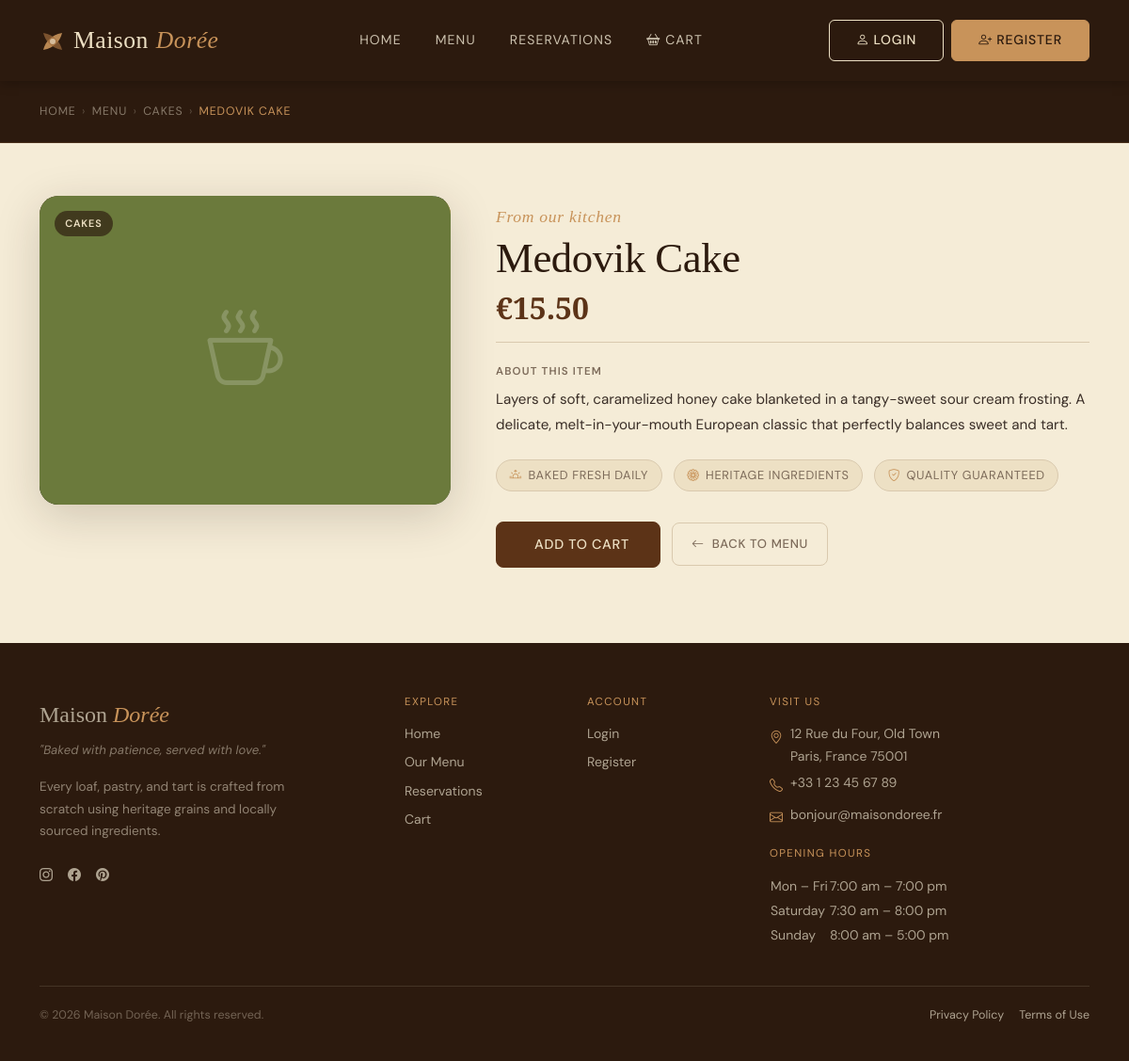
Screenshot of /product_details.php?id=26 with the database file from the repository.
### tables this page shows
CREATE TABLE `products` (
  `id` int(11) NOT NULL,
  `category_id` int(11) DEFAULT NULL,
  `name` varchar(100) NOT NULL,
  `description` text DEFAULT NULL,
  `price` decimal(10,2) NOT NULL,
  `image_url` varchar(255) DEFAULT NULL
);

CREATE TABLE `categories` (
  `id` int(11) NOT NULL,
  `name` varchar(50) NOT NULL
);

### db_connect.php (called while the page is built, shortened)
<?php
function db(): PDO {
    static $pdo = null;
    $dsn = sprintf('mysql:host=%s;port=%s;dbname=%s;charset=%s', DB_HOST, DB_PORT, DB_NAME, DB_CHARSET);
    $options = [
        PDO::ATTR_ERRMODE            => PDO::ERRMODE_EXCEPTION,
        PDO::ATTR_DEFAULT_FETCH_MODE => PDO::FETCH_ASSOC,
        PDO::ATTR_EMULATE_PREPARES   => false,
    ];
    try {
        $pdo = new PDO($dsn, DB_USER, DB_PASS, $options);
    } catch (PDOException $e) {
        error_log($e->getMessage());
        exit('Connection failed.');
    }
    return $pdo;
}
function db_fetch_one(string $sql, array $params = []): ?array {
    $stmt = db()->prepare($sql);
    $stmt->execute($params);
    $row = $stmt->fetch();
    return $row !== false ? $row : null;
}
?>

### product_details.php (the view, shortened to what this page needs)
<?php
require_once __DIR__ . '/db_connect.php';
$productId = filter_input(INPUT_GET, 'id', FILTER_VALIDATE_INT, [
    'options' => ['min_range' => 1],
]);
$product = db_fetch_one(
    'SELECT
         p.id,
         p.name,
         p.description,
         p.price,
         p.image_url,
         c.id   AS category_id,
         c.name AS category_name
     FROM products p
     JOIN categories c ON c.id = p.category_id
    WHERE p.id = :id
    LIMIT 1',
    [':id' => $productId]
);
$price  = number_format((float) $product['price'], 2);
$swatchColors = ['#C8935A','#9C6B3C','#5C3317','#EDE0C4','#C2796A','#6B7A3C','#4A7A8A'];
$swatch = $swatchColors[$product['id'] % count($swatchColors)];
require_once __DIR__ . '/header.php';
?>
<section class="pd-hero" aria-label="Product breadcrumb">
    <div class="container">
        <nav aria-label="Breadcrumb" class="pd-breadcrumb">
            <a href="index.php">Home</a>
            <span aria-hidden="true">›</span>
            <a href="products.php">Menu</a>
            <?php if (!empty($product['category_name'])): ?>
                <span aria-hidden="true">›</span>
                <a href="products.php?category_id=<?= (int) $product['category_id'] ?>">
                    <?= htmlspecialchars($product['category_name']) ?>
                </a>
            <?php endif; ?>
            <span aria-hidden="true">›</span>
            <span aria-current="page"><?= htmlspecialchars($product['name']) ?></span>
        </nav>
    </div>
</section>
<section class="pd-section" aria-labelledby="pd-product-name">
    <div class="container">
        <div class="row g-5 align-items-start">
            <div class="col-12 col-lg-5">
                <div class="pd-image-wrap">
                    <div class="pd-image-swatch"
                         style="background-color:<?= $swatch ?>;"
                         aria-hidden="true">
                        <i class="bi bi-cup-hot pd-image-swatch__icon"></i>
                    </div>
                    <?php if (!empty($product['category_name'])): ?>
                        <span class="pd-image-badge">
                            <?= htmlspecialchars($product['category_name']) ?>
                        </span>
                    <?php endif; ?>
                </div>
            </div>
            <div class="col-12 col-lg-7">
                <div class="pd-details">
                    <span class="label-script">From our kitchen</span>
                    <h1 class="pd-details__name" id="pd-product-name">
                        <?= htmlspecialchars($product['name']) ?>
                    </h1>
                    <p class="pd-details__price" aria-label="Price: €<?= $price ?>">
                        €<?= $price ?>
                    </p>
                    <hr class="pd-divider">
                    <?php if (!empty($product['description'])): ?>
                        <div class="pd-details__desc">
                            <h2 class="pd-details__desc-label">About this item</h2>
                            <p><?= nl2br(htmlspecialchars($product['description'])) ?></p>
                        </div>
                    <?php else: ?>
                        <p class="pd-details__desc-empty">
                            No description available for this product yet.
                        </p>
                    <?php endif; ?>
                    <ul class="pd-trust" aria-label="Product highlights">
                        <li><i class="bi bi-sunrise" aria-hidden="true"></i> Baked fresh daily</li>
                        <li><i class="bi bi-flower1" aria-hidden="true"></i> Heritage ingredients</li>
                        <li><i class="bi bi-shield-check" aria-hidden="true"></i> Quality guaranteed</li>
                    </ul>
                    <div class="pd-actions">
                        <a
                            href="addtocart.php?id=<?= (int) $product['id'] ?>"
                            class="btn btn-primary btn-lg pd-actions__cart"
                            aria-label="Add <?= htmlspecialchars($product['name']) ?> to cart">
                            Add to Cart
                        </a>
                        <a
                            href="products.php<?= !empty($product['category_id']) ? '?category_id=' . (int)$product['category_id'] : '' ?>"
                            class="btn btn-ghost pd-actions__back">
                            <i class="bi bi-arrow-left me-1" aria-hidden="true"></i>
                            Back to Menu
                        </a>
                    </div>
                </div>
            </div>
        </div>
    </div>
</section>
<?php require_once __DIR__ . '/footer.php'; ?>

### style.css (style rules this page uses)
:root { --cafe-espresso: #2C1A0E; --cafe-coffee: #5C3317; --cafe-latte: #9C6B3C; --cafe-caramel: #C8935A; --cafe-cream: #F5ECD7; --cafe-parchment: #EDE0C4; --cafe-milk: #FAF6EF; --cafe-rose: #C2796A; --cafe-rose-light: #EBD5D0; --cafe-charcoal: #3A2E27; --cafe-muted: #7D6B5A; --cafe-border: #D9C9AE; --cafe-white: #FFFFFF; --bs-body-bg: var(--cafe-cream); --bs-body-color: var(--cafe-charcoal); --bs-body-font-family: 'DM Sans', sans-serif; --bs-body-font-size: 1rem; --bs-body-line-height: 1.7; --bs-border-color: var(--cafe-border); --bs-border-radius: 0.5rem; --bs-border-radius-lg: 0.75rem; --bs-border-radius-xl: 1.25rem; --bs-primary: var(--cafe-coffee); --bs-primary-rgb: 92, 51, 23; --bs-secondary: var(--cafe-latte); --bs-secondary-rgb: 156, 107, 60; --bs-success: #5C7A55; --bs-danger: var(--cafe-rose); --bs-warning: var(--cafe-caramel); --bs-light: var(--cafe-milk); --bs-dark: var(--cafe-espresso); --font-display: 'Cormorant Garamond', Georgia, serif; --font-body: 'DM Sans', system-ui, sans-serif; --shadow-sm: 0 1px 4px rgba(44, 26, 14, 0.10); --shadow-md: 0 4px 16px rgba(44, 26, 14, 0.12); --shadow-lg: 0 12px 40px rgba(44, 26, 14, 0.16); --transition-base: 0.25s ease; --transition-slow: 0.45s cubic-bezier(.4,0,.2,1); }
*, *::before, *::after { box-sizing: border-box; }
html { scroll-behavior: smooth; }
body { background-color: var(--cafe-cream); color: var(--cafe-charcoal); font-family: var(--font-body); font-size: 1rem; line-height: 1.7; }
h1, h2, h3, h4, h5, h6, .display-1, .display-2, .display-3, .display-4, .display-5, .display-6 { font-family: var(--font-display); font-weight: 400; line-height: 1.15; letter-spacing: -0.01em; color: var(--cafe-espresso); }
a { color: var(--cafe-latte); text-decoration: none; transition: color var(--transition-base); }
.label-script { display: block; font-family: var(--font-display); font-style: italic; font-size: 1.1rem; color: var(--cafe-caramel); letter-spacing: 0.04em; margin-bottom: 0.25rem; }
.btn { border-radius: 0.375rem; font-family: var(--font-body); font-size: 0.875rem; letter-spacing: 0.06em; text-transform: uppercase; font-weight: 500; padding: 0.65rem 1.75rem; transition: background-color var(--transition-base), border-color var(--transition-base), box-shadow var(--transition-base), transform var(--transition-base); }
.btn-primary { background-color: var(--cafe-coffee); border-color: var(--cafe-coffee); color: var(--cafe-parchment); }
.btn-ghost { background: transparent; border: 1px solid var(--cafe-border); color: var(--cafe-charcoal); }

### rows the page displays
products: category.name "CAKES", name "MEDOVIK CAKE", name "Medovik Cake", price "15.50", description "Layers of soft, caramelized honey cake blanketed in a tangy-sweet sour cream frosting. A delicate, melt-in-your-mouth European classic that perfectly balances sweet and tart."
